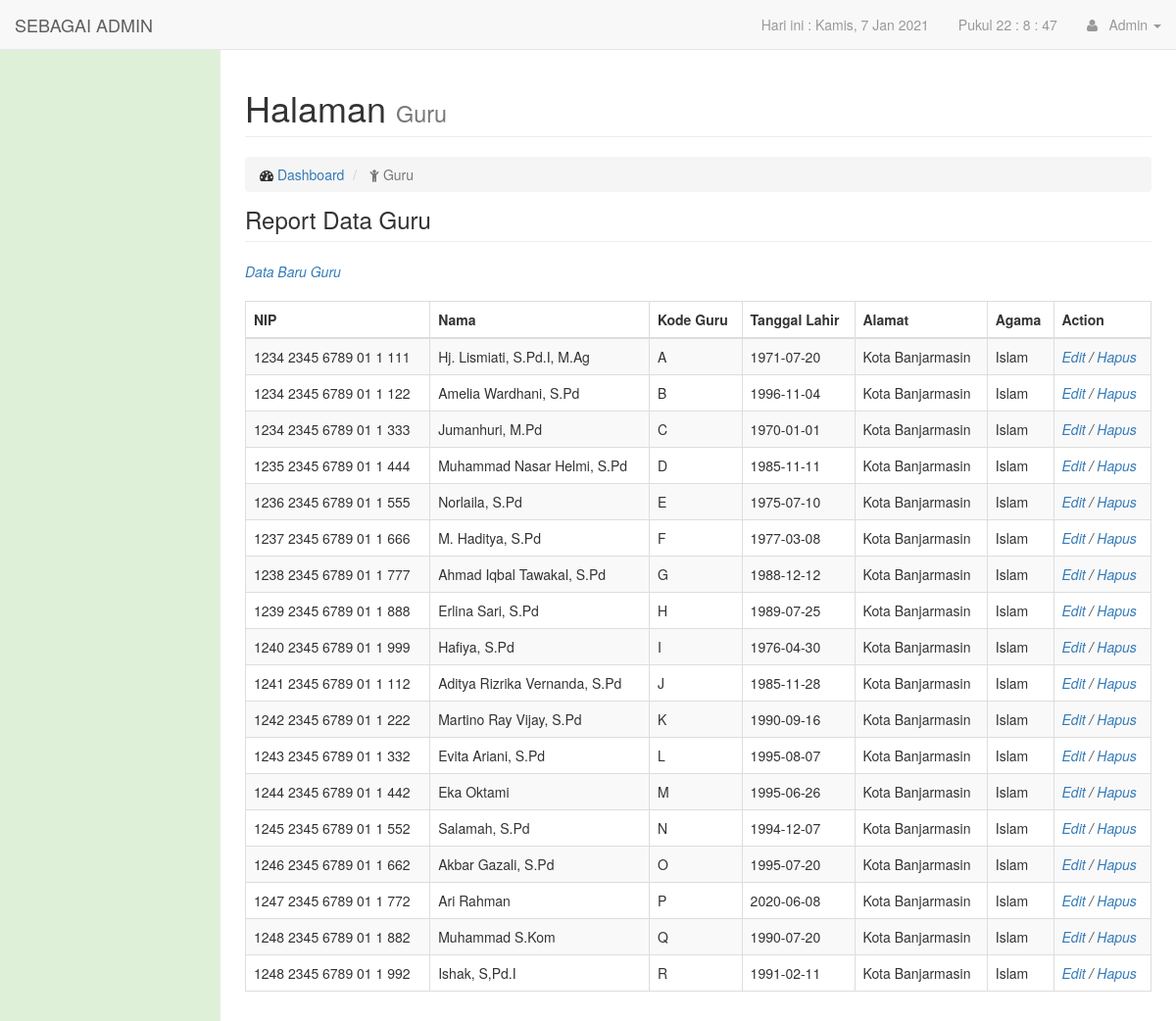
/inde.php?page=lihatguru (signed in), run on the app's committed database.
### tables this page shows
CREATE TABLE IF NOT EXISTS `tb_guru` (
  `id_guru` varchar(5) NOT NULL,
  `nip` varchar(25) NOT NULL,
  `nama_guru` varchar(40) NOT NULL,
  `kode_guru` varchar(5) NOT NULL,
  `jenis_kelamin` varchar(15) NOT NULL,
  `tempat_lahir` varchar(20) NOT NULL,
  `tanggal_lahir` date NOT NULL,
  `alamat` varchar(50) NOT NULL,
  `agama` varchar(20) NOT NULL
);

### guru_lihat.php (the view)
<div class="row">
    <div class="col-lg-12" style="margin-top:-10px;">
        <h1 class="page-header">
            Halaman
            <small>Guru</small>
        </h1>
        <ol class="breadcrumb">
            <li>
                <i class="fa fa-dashboard"></i>  <a href="inde.php">Dashboard</a>
            </li>
            <li class="active">
                <i class="fa fa-child"></i> Guru
            </li>
        </ol>
    </div>
</div>
<div class="row">
    <div class="col-lg-12">
        <h3 class="page-header" style="margin-top:-5px;">
            Report Data Guru
        </h3>
    </div>
</div>
<div class="row">
    <div class="col-lg-12">
        <?php
            $result = mysql_query("select * from tb_guru order by nip asc");
        ?>
        <i><a href="inde.php?page=inputguru">Data Baru Guru</a></i><br><br>
        <div class="table-responsive">
             <table class="table table-hover table-bordered table-striped">
                <thead>
                    <tr>
                        <th>NIP</th>
                        <th>Nama</th>
                        <th>Kode Guru</th>
                        <th>Tanggal Lahir</th>
                        <th>Alamat</th>
                        <th>Agama</th>
                        <th>Action</th>
                    </tr>
                </thead>
                <tbody>
                    <?php
                        while($raw=mysql_fetch_array($result)){
                    ?>
                    <tr>
                        <td><?php echo $raw['nip']; ?></td>
                        <td><?php echo $raw['nama_guru']; ?></td>
                        <td><?php echo $raw['kode_guru']; ?></td>
                        <td><?php echo $raw['tanggal_lahir']; ?></td>
                        <td><?php echo $raw['alamat']; ?></td>
                        <td><?php echo $raw['agama']; ?></td>
                        <td><i><a href="?page=editguru&id=<?php echo $raw['id_guru'];?>">Edit</a> / <a onclick="return confirm('Yakin akan hapus data ini ?')" href="guru_hapus.php?id=<?php echo $raw['id_guru'];?>">Hapus</a></i></td>
                    </tr>
                    <?php
                        }
                    ?>
                </tbody>
            </table>
        </div>
    </div>
</div>

### css/smart-forms.css (style rules this page uses)
html,body { border:0;margin:0;padding:0 }

### css/sb-admin.css (style rules this page uses)
body { margin-top: 100px; background-color: #dff0d8; }
@media (min-width:768px) { body { margin-top: 50px; } }

### data on the page
tb_guru: nip "1234 2345 6789 01 1 111", nama_guru "Hj. Lismiati, S.Pd.I, M.Ag", kode_guru "A", tanggal_lahir "1971-07-20", alamat "Kota Banjarmasin", agama "Islam"
tb_guru: nip "1234 2345 6789 01 1 122", nama_guru "Amelia Wardhani, S.Pd", kode_guru "B", tanggal_lahir "1996-11-04", alamat "Kota Banjarmasin", agama "Islam"
tb_guru: nip "1234 2345 6789 01 1 333", nama_guru "Jumanhuri, M.Pd", kode_guru "C", tanggal_lahir "1970-01-01", alamat "Kota Banjarmasin", agama "Islam"
tb_guru: nip "1235 2345 6789 01 1 444", nama_guru "Muhammad Nasar Helmi, S.Pd", kode_guru "D", tanggal_lahir "1985-11-11", alamat "Kota Banjarmasin", agama "Islam"
tb_guru: nip "1236 2345 6789 01 1 555", nama_guru "Norlaila, S.Pd", kode_guru "E", tanggal_lahir "1975-07-10", alamat "Kota Banjarmasin", agama "Islam"
tb_guru: nip "1237 2345 6789 01 1 666", nama_guru "M. Haditya, S.Pd", kode_guru "F", tanggal_lahir "1977-03-08", alamat "Kota Banjarmasin", agama "Islam"
tb_guru: nip "1238 2345 6789 01 1 777", nama_guru "Ahmad Iqbal Tawakal, S.Pd", kode_guru "G", tanggal_lahir "1988-12-12", alamat "Kota Banjarmasin", agama "Islam"
tb_guru: nip "1239 2345 6789 01 1 888", nama_guru "Erlina Sari, S.Pd", kode_guru "H", tanggal_lahir "1989-07-25", alamat "Kota Banjarmasin", agama "Islam"
tb_guru: nip "1240 2345 6789 01 1 999", nama_guru "Hafiya, S.Pd", kode_guru "I", tanggal_lahir "1976-04-30", alamat "Kota Banjarmasin", agama "Islam"
tb_guru: nip "1241 2345 6789 01 1 112", nama_guru "Aditya Rizrika Vernanda, S.Pd", kode_guru "J", tanggal_lahir "1985-11-28", alamat "Kota Banjarmasin", agama "Islam"
tb_guru: nip "1242 2345 6789 01 1 222", nama_guru "Martino Ray Vijay, S.Pd", kode_guru "K", tanggal_lahir "1990-09-16", alamat "Kota Banjarmasin", agama "Islam"
tb_guru: nip "1243 2345 6789 01 1 332", nama_guru "Evita Ariani, S.Pd", kode_guru "L", tanggal_lahir "1995-08-07", alamat "Kota Banjarmasin", agama "Islam"
tb_guru: nip "1244 2345 6789 01 1 442", nama_guru "Eka Oktami", kode_guru "M", tanggal_lahir "1995-06-26", alamat "Kota Banjarmasin", agama "Islam"
tb_guru: nip "1245 2345 6789 01 1 552", nama_guru "Salamah, S.Pd", kode_guru "N", tanggal_lahir "1994-12-07", alamat "Kota Banjarmasin", agama "Islam"
tb_guru: nip "1246 2345 6789 01 1 662", nama_guru "Akbar Gazali, S.Pd", kode_guru "O", tanggal_lahir "1995-07-20", alamat "Kota Banjarmasin", agama "Islam"
tb_guru: nip "1247 2345 6789 01 1 772", nama_guru "Ari Rahman", kode_guru "P", tanggal_lahir "2020-06-08", alamat "Kota Banjarmasin", agama "Islam"
tb_guru: nip "1248 2345 6789 01 1 882", nama_guru "Muhammad S.Kom", kode_guru "Q", tanggal_lahir "1990-07-20", alamat "Kota Banjarmasin", agama "Islam"
tb_guru: nip "1248 2345 6789 01 1 992", nama_guru "Ishak, S,Pd.I", kode_guru "R", tanggal_lahir "1991-02-11", alamat "Kota Banjarmasin", agama "Islam"

### other printed values
tanggal("D, j M Y") "Kamis, 7 Jan 2021"
